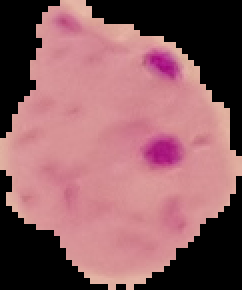
#> input picture Images/Parasitized/C101P62ThinF_IMG_20150918_151239_cell_74.png, 121 x 145 px (shown 2 times larger); its folder holds only this picture in this run
$ python cleaning_preprocess.py
#> lines starting #> are read from the running program, lines starting #| are printed output that depends on the picture; after the words box and inside, x2 and y2 are one past the last pixel; in counts of white or black regions, pixels touching at a corner belong together
import cv2, pathlib, csv
import pandas as pd


HOME = pathlib.Path().resolve().parent /"Malaria"
IMG_DIR = HOME / 'Images'
DATASETS = HOME / 'Datasets'
PARASITISED = IMG_DIR / 'Parasitized'
UNINFECTED = IMG_DIR / 'Uninfected'


class ImageProcessor:
    def __init__(self):
        self.out_df = pd.DataFrame(columns=["Contour_0", "Contour_1", "Contour_2", "Contour_3", "Contour_4"])

    def single_image(self, file):
        img = cv2.imread(str(file))
        img = cv2.GaussianBlur(src=img, ksize=(5,5), sigmaX=2)
        gray_img = cv2.cvtColor(src=img, code=cv2.COLOR_BGR2GRAY)

        _, threshold = cv2.threshold(src=gray_img, thresh=0, maxval=255, type=cv2.THRESH_BINARY+cv2.THRESH_OTSU)
        contours, _ = cv2.findContours(image=threshold, mode=cv2.RETR_TREE, method=cv2.CHAIN_APPROX_SIMPLE)
        contours = contours[:5]

        row = {f"Contour_{i}":cv2.contourArea(v) for i, v in enumerate(contours)}
        print(f"{file.stem} processed")

        self.out_df = self.out_df.append(row, ignore_index=True)
        return self.out_df.fillna(0)

    def process_dir(self, imgdir=None):
        if imgdir is None:
            return "No directory specified"
        elif not imgdir.is_dir():
            return "Not a directory"

        for file in imgdir.iterdir():
            if file.suffix == ".png":
                img = cv2.imread(str(file))
#> img is the input picture: shape (145, 121, 3); mean B, G, R 98.6, 93.4, 141.3
                img = cv2.GaussianBlur(src=img, ksize=(5,5), sigmaX=2)
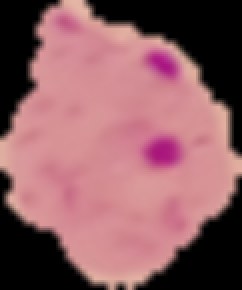
#> img: shape (145, 121, 3) (shown 2 times larger); mean B, G, R 98.6, 93.4, 141.3
                gray_img = cv2.cvtColor(src=img, code=cv2.COLOR_BGR2GRAY)
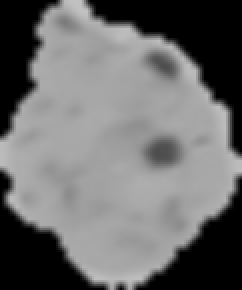
#> gray_img: shape (145, 121) (shown 2 times larger); min 0, max 194, mean 108.3

                _, threshold = cv2.threshold(src=gray_img, thresh=0, maxval=255, type=cv2.THRESH_BINARY+cv2.THRESH_OTSU)
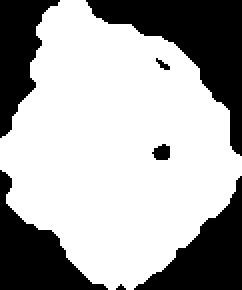
#> threshold: shape (145, 121) (shown 2 times larger); 66.2% white; 7 black regions (2 under 20 px)
                contours, _ = cv2.findContours(image=threshold, mode=cv2.RETR_TREE, method=cv2.CHAIN_APPROX_SIMPLE)
#> contours = 3 contours; box (x1, y1, x2, y2) and area: (0, 0, 121, 145) 11508, (75, 71, 86, 81) 68, (77, 28, 86, 36) 28
                contours = contours[:5]

                row = {f"Contour_{i}":cv2.contourArea(v) for i, v in enumerate(contours)}
#> row = {'Contour_0': 11508.5, 'Contour_1': 67.5, 'Contour_2': 27.5}
                row["Label"] = imgdir.name
                print(f"{file.stem} processed - {imgdir.name}")

#> (the run stopped early here; a loop or call above may not have finished)

$ run again, on Images/Uninfected/C100P61ThinF_IMG_20150918_144823_cell_127.png
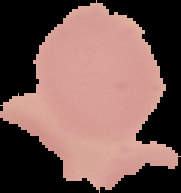
#> input picture Images/Uninfected/C100P61ThinF_IMG_20150918_144823_cell_127.png, 181 x 193 px
#> in process_dir, img is the input picture: shape (193, 181, 3); mean B, G, R 84, 89.4, 120.1
#> in process_dir (call 2), `gray_img = cv2.cvtColor(src=img, code=cv2.COLOR_BGR2GRAY)`:
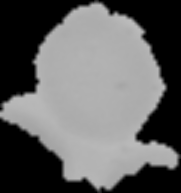
#> gray_img: shape (193, 181); min 0, max 188, mean 97.9
#> in process_dir (call 2), `_, threshold = cv2.threshold(src=gray_img, thresh=0, maxval=255, type=..`:
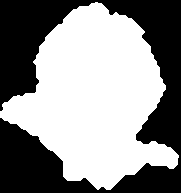
#> threshold: shape (193, 181); 55.7% white; 1 black region
#> contours = 1 contour; box (x1, y1, x2, y2) and area: (0, 2, 179, 190) 19180
#> row = {'Contour_0': 19180}

$ run again, on Images/Parasitized/C101P62ThinF_IMG_20150923_165215_cell_30.png
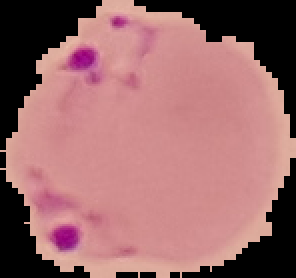
#> input picture Images/Parasitized/C101P62ThinF_IMG_20150923_165215_cell_30.png, 148 x 139 px (shown 2 times larger)
#> in process_dir, img is the input picture: shape (139, 148, 3); mean B, G, R 106.4, 105.2, 154.5
#> in process_dir, `gray_img = cv2.cvtColor(src=img, code=cv2.COLOR_BGR2GRAY)`:
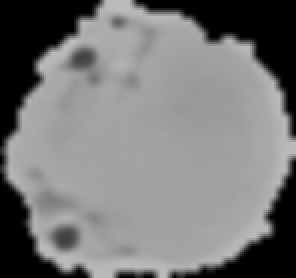
#> gray_img: shape (139, 148) (shown 2 times larger); min 0, max 188, mean 120
#> in process_dir, `_, threshold = cv2.threshold(src=gray_img, thresh=0, maxval=255, type=..`:
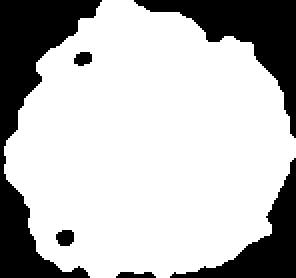
#> threshold: shape (139, 148) (shown 2 times larger); 73.5% white; 6 black regions
#> contours = 3 contours; box (x1, y1, x2, y2) and area: (2, 0, 148, 139) 15013, (27, 114, 38, 124) 72, (36, 25, 47, 34) 62
#> row = {'Contour_0': 15013, 'Contour_1': 72.5, 'Contour_2': 62}
